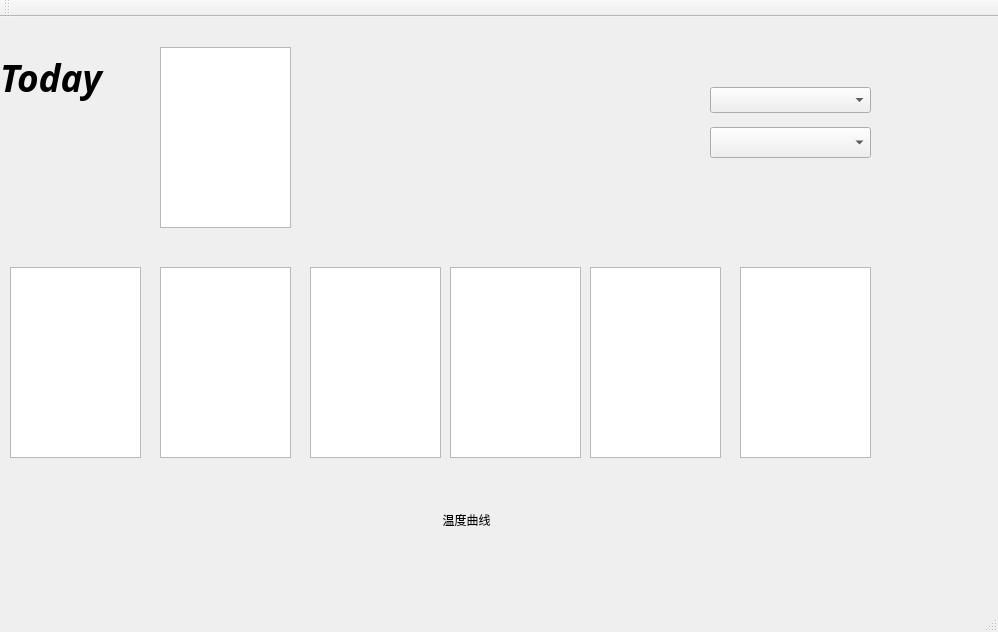
<?xml version="1.0" encoding="UTF-8"?>
<ui version="4.0">
 <class>my_weather</class>
 <widget class="QMainWindow" name="my_weather">
  <property name="geometry">
   <rect>
    <x>0</x>
    <y>0</y>
    <width>998</width>
    <height>632</height>
   </rect>
  </property>
  <property name="windowTitle">
   <string>my_weather</string>
  </property>
  <widget class="QWidget" name="centralWidget">
   <widget class="QTextEdit" name="textEdit">
    <property name="geometry">
     <rect>
      <x>10</x>
      <y>250</y>
      <width>131</width>
      <height>191</height>
     </rect>
    </property>
   </widget>
   <widget class="QTextEdit" name="textEdit_2">
    <property name="geometry">
     <rect>
      <x>160</x>
      <y>250</y>
      <width>131</width>
      <height>191</height>
     </rect>
    </property>
   </widget>
   <widget class="QTextEdit" name="textEdit_3">
    <property name="geometry">
     <rect>
      <x>310</x>
      <y>250</y>
      <width>131</width>
      <height>191</height>
     </rect>
    </property>
   </widget>
   <widget class="QTextEdit" name="textEdit_4">
    <property name="geometry">
     <rect>
      <x>450</x>
      <y>250</y>
      <width>131</width>
      <height>191</height>
     </rect>
    </property>
   </widget>
   <widget class="QTextEdit" name="textEdit_5">
    <property name="geometry">
     <rect>
      <x>590</x>
      <y>250</y>
      <width>131</width>
      <height>191</height>
     </rect>
    </property>
   </widget>
   <widget class="QTextEdit" name="textEdit_6">
    <property name="geometry">
     <rect>
      <x>740</x>
      <y>250</y>
      <width>131</width>
      <height>191</height>
     </rect>
    </property>
   </widget>
   <widget class="QComboBox" name="comboBoxCity">
    <property name="geometry">
     <rect>
      <x>710</x>
      <y>110</y>
      <width>161</width>
      <height>31</height>
     </rect>
    </property>
   </widget>
   <widget class="QComboBox" name="comboBoxS">
    <property name="geometry">
     <rect>
      <x>710</x>
      <y>70</y>
      <width>161</width>
      <height>26</height>
     </rect>
    </property>
   </widget>
   <widget class="QTextEdit" name="textEdit_today">
    <property name="geometry">
     <rect>
      <x>160</x>
      <y>30</y>
      <width>131</width>
      <height>181</height>
     </rect>
    </property>
   </widget>
   <widget class="QLabel" name="label">
    <property name="geometry">
     <rect>
      <x>0</x>
      <y>20</y>
      <width>131</width>
      <height>81</height>
     </rect>
    </property>
    <property name="font">
     <font>
      <family>Agency FB</family>
      <pointsize>28</pointsize>
      <weight>75</weight>
      <italic>true</italic>
      <bold>true</bold>
     </font>
    </property>
    <property name="text">
     <string>Today</string>
    </property>
   </widget>
   <widget class="QLabel" name="curveLb">
    <property name="geometry">
     <rect>
      <x>260</x>
      <y>450</y>
      <width>413</width>
      <height>105</height>
     </rect>
    </property>
    <property name="styleSheet">
     <string notr="true"/>
    </property>
    <property name="text">
     <string>温度曲线</string>
    </property>
    <property name="alignment">
     <set>Qt::AlignCenter</set>
    </property>
   </widget>
  </widget>
  <widget class="QMenuBar" name="menuBar">
   <property name="geometry">
    <rect>
     <x>0</x>
     <y>0</y>
     <width>998</width>
     <height>26</height>
    </rect>
   </property>
  </widget>
  <widget class="QToolBar" name="mainToolBar">
   <attribute name="toolBarArea">
    <enum>TopToolBarArea</enum>
   </attribute>
   <attribute name="toolBarBreak">
    <bool>false</bool>
   </attribute>
  </widget>
  <widget class="QStatusBar" name="statusBar"/>
 </widget>
 <layoutdefault spacing="6" margin="11"/>
 <resources/>
 <connections/>
</ui>
